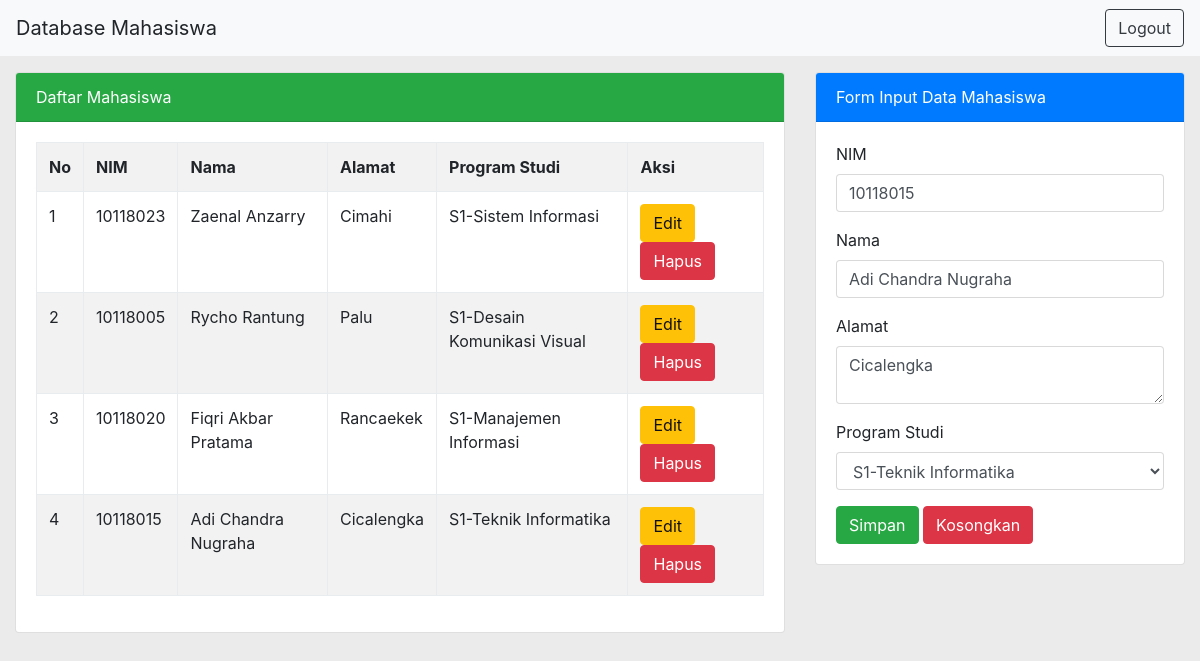
The page /pages/main.php?hal=edit&id=1 on the database its author committed.
### tables this page shows
CREATE TABLE `tmhs` (
  `id_mhs` int(11) NOT NULL AUTO_INCREMENT,
  `nim` varchar(8) NOT NULL,
  `nama` varchar(100) NOT NULL,
  `alamat` varchar(128) NOT NULL,
  `program_studi` varchar(50) NOT NULL,
  PRIMARY KEY (`id_mhs`)
);

### pages/main.php (the view, shortened to what this page needs)
<?php
include '../connect/koneksi.php';
if (isset($_GET['hal']))
{
	if ($_GET['hal'] == "edit")
	{
		$tampil = mysqli_query($koneksi, "select * from tmhs where id_mhs = '$_GET[id]'");
		$data = mysqli_fetch_array($tampil);
		if ($data) {
			$vnim = $data['nim'];
			$vnama = $data['nama'];
			$vnalamat = $data['alamat'];
			$vprodi = $data['program_studi'];
		}
	}
}
?>
<!DOCTYPE html>
<html>
<head>
	<link rel="stylesheet" type="text/css" href="../vendor/bootstrap/css/bootstrap.css">
</head>
<body>
	<nav class="navbar navbar-light bg-light">
		<a class="navbar-brand">Database Mahasiswa</a>
		<a href="../pages/logout.php"><button type="button" class="btn btn-outline-dark">Logout</button></a>
	</nav>
	<div class="container-fluid">
		<div class="row">
			<div class="col-8">
				<div class="card mt-3">
					<div class="card-header bg-success text-white">
						Daftar Mahasiswa
					</div>
					<div class="card-body">
						<table class="table table-bordered table-striped">
							<tr>
								<th>No</th>
								<th>NIM</th>
								<th>Nama</th>
								<th>Alamat</th>
								<th>Program Studi</th>
								<th>Aksi</th>
							</tr>
							<?php
							$no = 1;
							$tampil = mysqli_query($koneksi, "select * FROM tmhs order by id_mhs desc");
							while ($data = mysqli_fetch_array($tampil)) :
								?>
								<tr>
									<td><?=$no++;?></td>
									<td><?=$data['nim']?></td>
									<td><?=$data['nama']?></td>
									<td><?=$data['alamat']?></td>
									<td><?=$data['program_studi']?></td>
									<td>
										<a href="main.php?hal=edit&id=<?=$data['id_mhs']?>" class="btn btn-warning">Edit</a>
										<a href="main.php?hal=hapus&id=<?=$data['id_mhs']?>" onclick="return confirm('Apakah yakin ingin menghapus data ini ?')" class="btn btn-danger">Hapus</a>
									</td>
								</tr>
							<?php endwhile; ?>
						</table>
					</div>
				</div>
			</div>
			<div class="col-4">
				<div class="card mt-3">
					<div class="card-header bg-primary text-white">
						Form Input Data Mahasiswa
					</div>
					<div class="card-body">
						<form method="post" action="">
							<div class="form-group">
								<label>NIM</label>
								<input type="text" name="tnim" value="<?=@$vnim?>" class="form-control" placeholder="Masukan NIM" required>
							</div>
							<div class="form-group">
								<label>Nama</label>
								<input type="text" name="tnama" value="<?=@$vnama?>" class="form-control" placeholder="Masukan Nama" required>
							</div>
							<div class="form-group">
								<label>Alamat</label>
								<textarea name="talamat" class="form-control" placeholder="Masukan Alamat" required><?=@$vnalamat?></textarea>
							</div>
							<div class="form-group">
								<label>Program Studi</label>
								<select class="form-control" name="tprodi">
									<option value="<?=@$vprodi?>"><?=@$vprodi?></option>
								</select>
							</div>
							<button type="sumbit" class="btn btn-success" name="bsimpan">Simpan</button>
							<button type="reset" class="btn btn-danger" name="breset">Kosongkan</button>
						</form>
					</div>
				</div>
			</div>
		</div>
	</div>
</body>
</html>

### rows shown on the page
tmhs: nim "10118023", nama "Zaenal Anzarry", alamat "Cimahi", program_studi "S1-Sistem Informasi"
tmhs: nim "10118005", nama "Rycho Rantung", alamat "Palu", program_studi "S1-Desain Komunikasi Visual"
tmhs: nim "10118020", nama "Fiqri Akbar Pratama", alamat "Rancaekek", program_studi "S1-Manajemen Informasi"
tmhs: nim "10118015", nama "Adi Chandra Nugraha", alamat "Cicalengka", program_studi "S1-Teknik Informatika", tnim "10118015", tnama "Adi Chandra Nugraha", talamat "Cicalengka", tprodi "S1-Teknik Informatika"
